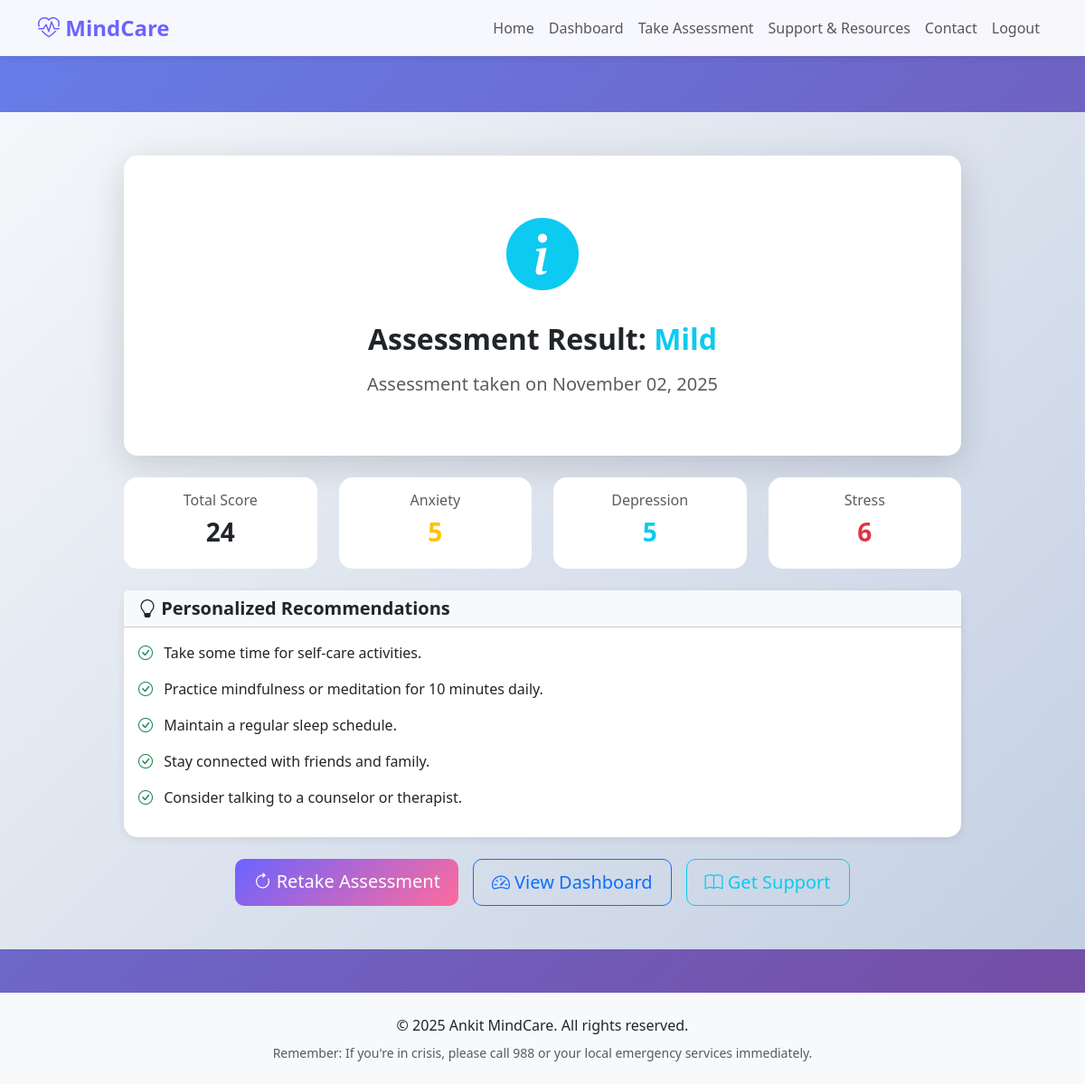
/result/1/ (signed in), run on the app's committed database.
### assessments/models.py (models this page shows, shortened)
class Assessment(models.Model):
    RESULT_CATEGORIES = [
        ('low', 'Low'),
        ('mild', 'Mild'),
        ('moderate', 'Moderate'),
        ('severe', 'Severe'),
    ]
    user = models.ForeignKey(User, on_delete=models.CASCADE, related_name='assessments')
    total_score = models.IntegerField()
    anxiety_score = models.IntegerField(default=0)
    depression_score = models.IntegerField(default=0)
    stress_score = models.IntegerField(default=0)
    general_score = models.IntegerField(default=0)
    overall_category = models.CharField(max_length=20, choices=RESULT_CATEGORIES)
    created_at = models.DateTimeField(auto_now_add=True)
    class Meta:
        ordering = ['-created_at']

### assessments/views.py (the view)
# urls.py: path('result/<int:assessment_id>/', views.result_view, name='result'),
@login_required
def result_view(request, assessment_id):
    try:
        assessment = Assessment.objects.get(id=assessment_id, user=request.user)
        recommendations = get_recommendations(assessment.overall_category)
        context = {
            'assessment': assessment,
            'recommendations': recommendations,
        }
        return render(request, 'assessments/result.html', context)
    except Assessment.DoesNotExist:
        messages.error(request, 'Assessment not found.')
        return redirect('dashboard')

### assessments/templates/assessments/result.html (shortened to what this page needs)
{% extends 'assessments/base.html' %}
{% block content %}
<div class="result-container py-5 mt-5">
    <div class="container">
        <div class="row justify-content-center">
            <div class="col-lg-10">
                <div class="card shadow-lg mb-4">
                    <div class="card-body text-center p-5">
                        <div class="result-icon mb-3">
                            {% if assessment.overall_category == 'low' %}
                            <i class="bi bi-check-circle-fill text-success" style="font-size: 5rem;"></i>
                            {% elif assessment.overall_category == 'mild' %}
                            <i class="bi bi-info-circle-fill text-info" style="font-size: 5rem;"></i>
                            {% elif assessment.overall_category == 'moderate' %}
                            <i class="bi bi-exclamation-triangle-fill text-warning" style="font-size: 5rem;"></i>
                            {% else %}
                            <i class="bi bi-exclamation-circle-fill text-danger" style="font-size: 5rem;"></i>
                            {% endif %}
                        </div>
                        <h2 class="fw-bold mb-3">
                            Assessment Result:
                            <span class="{% if assessment.overall_category == 'low' %}text-success{% elif assessment.overall_category == 'mild' %}text-info{% elif assessment.overall_category == 'moderate' %}text-warning{% else %}text-danger{% endif %}">
                                {{ assessment.overall_category|title }}
                            </span>
                        </h2>
                        <p class="lead text-muted">
                            Assessment taken on {{ assessment.created_at|date:"F d, Y" }}
                        </p>
                    </div>
                </div>
                <div class="row g-4 mb-4">
                    <div class="col-md-3">
                        <div class="card text-center">
                            <div class="card-body">
                                <h6 class="text-muted mb-2">Total Score</h6>
                                <h3 class="fw-bold">{{ assessment.total_score }}</h3>
                            </div>
                        </div>
                    </div>
                    <div class="col-md-3">
                        <div class="card text-center">
                            <div class="card-body">
                                <h6 class="text-muted mb-2">Anxiety</h6>
                                <h3 class="fw-bold text-warning">{{ assessment.anxiety_score }}</h3>
                            </div>
                        </div>
                    </div>
                    <div class="col-md-3">
                        <div class="card text-center">
                            <div class="card-body">
                                <h6 class="text-muted mb-2">Depression</h6>
                                <h3 class="fw-bold text-info">{{ assessment.depression_score }}</h3>
                            </div>
                        </div>
                    </div>
                    <div class="col-md-3">
                        <div class="card text-center">
                            <div class="card-body">
                                <h6 class="text-muted mb-2">Stress</h6>
                                <h3 class="fw-bold text-danger">{{ assessment.stress_score }}</h3>
                            </div>
                        </div>
                    </div>
                </div>
                <div class="card shadow-sm mb-4">
                    <div class="card-header bg-light">
                        <h5 class="mb-0 fw-bold"><i class="bi bi-lightbulb"></i> Personalized Recommendations</h5>
                    </div>
                    <div class="card-body">
                        <ul class="list-unstyled">
                            {% for recommendation in recommendations %}
                            <li class="mb-3">
                                <i class="bi bi-check-circle text-success me-2"></i>
                                {{ recommendation }}
                            </li>
                            {% endfor %}
                        </ul>
                    </div>
                </div>
                <div class="text-center">
                    <div class="d-flex gap-3 justify-content-center flex-wrap">
                        <a href="{% url 'quiz' %}" class="btn btn-primary btn-lg">
                            <i class="bi bi-arrow-clockwise"></i> Retake Assessment
                        </a>
                        <a href="{% url 'dashboard' %}" class="btn btn-outline-primary btn-lg">
                            <i class="bi bi-speedometer2"></i> View Dashboard
                        </a>
                        <a href="{% url 'guidance' %}" class="btn btn-outline-info btn-lg">
                            <i class="bi bi-book"></i> Get Support
                        </a>
                    </div>
                </div>
            </div>
        </div>
    </div>
</div>
{% endblock %}

### static/css/style.css (style rules this page uses)
:root { --primary-color: #6c63ff; --secondary-color: #ff6b9d; --success-color: #10b981; --info-color: #3b82f6; --warning-color: #f59e0b; --danger-color: #ef4444; --gradient-start: #667eea; --gradient-end: #764ba2; }
body { font-family: 'Segoe UI', Tahoma, Geneva, Verdana, sans-serif; background: linear-gradient(135deg, #667eea 0%, #764ba2 100%); min-height: 100vh; padding-top: 76px; }
.result-container { background: linear-gradient(135deg, #f5f7fa 0%, #c3cfe2 100%); min-height: calc(100vh - 76px); }
.btn { border-radius: 10px; padding: 10px 20px; font-weight: 500; transition: all 0.3s ease; }
.btn-primary { background: linear-gradient(135deg, var(--primary-color) 0%, var(--secondary-color) 100%); border: none; }
.card { border: none; border-radius: 15px; transition: transform 0.3s ease, box-shadow 0.3s ease; }
.shadow-sm { box-shadow: 0 2px 10px rgba(0, 0, 0, 0.08) !important; }
.shadow-lg { box-shadow: 0 10px 40px rgba(0, 0, 0, 0.15) !important; }

### data on the page
Assessment: overall_category "Mild", created_at "November 02, 2025", total_score "24", anxiety_score "5", depression_score "5", stress_score "6"

### other printed values
{{ recommendation }} "Take some time for self-care activities." "Practice mindfulness or meditation for 10 minutes daily." "Maintain a regular sleep schedule." "Stay connected with friends and family." "Consider talking to a counselor or therapist."
